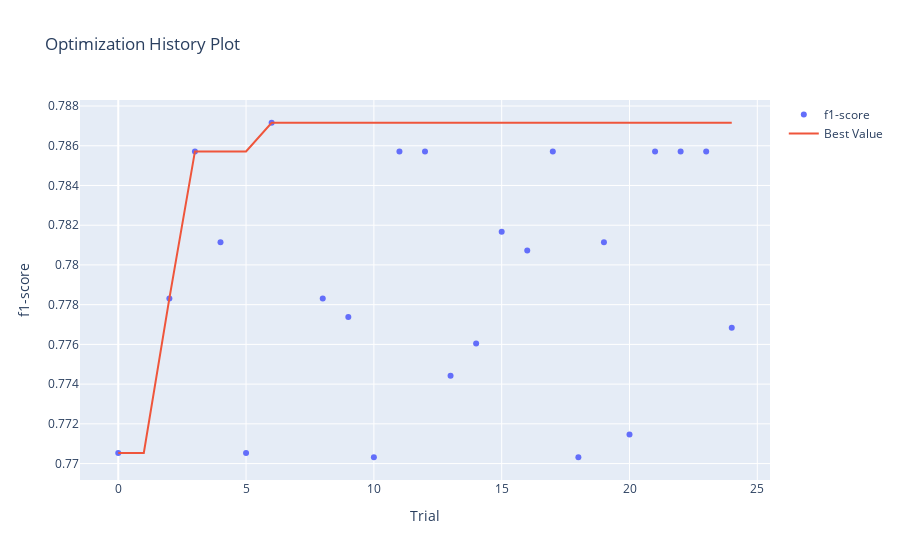

The notebook cell saved with this chart:
### Code cell
optuna.visualization.plot_optimization_history(study, target_name='f1-score')

### Figure 1 — Plotly figure (JSON) as saved in the notebook; plotly's stock layout.template omitted (floating-point values rounded to 4 significant figures)
{"data": [{"mode": "markers", "name": "f1-score", "type": "scatter", "x": [0, 1, 2, 3, 4, 5, 6, 7, 8, 9, 10, 11, 12, 13, 14, 15, 16, 17, 18, 19, 20, 21, 22, 23, 24], "y": [0.7705, null, 0.7783, 0.7857, 0.7811, 0.7705, 0.7872, null, 0.7783, 0.7774, 0.7703, 0.7857, 0.7857, 0.7744, 0.776, 0.7817, 0.7807, 0.7857, 0.7703, 0.7811, 0.7715, 0.7857, 0.7857, 0.7857, 0.7768]}, {"mode": "lines", "name": "Best Value", "type": "scatter", "x": [0, 1, 2, 3, 4, 5, 6, 7, 8, 9, 10, 11, 12, 13, 14, 15, 16, 17, 18, 19, 20, 21, 22, 23, 24], "y": [0.7705, 0.7705, 0.7783, 0.7857, 0.7857, 0.7857, 0.7872, 0.7872, 0.7872, 0.7872, 0.7872, 0.7872, 0.7872, 0.7872, 0.7872, 0.7872, 0.7872, 0.7872, 0.7872, 0.7872, 0.7872, 0.7872, 0.7872, 0.7872, 0.7872]}, {"marker": {"color": "#cccccc"}, "mode": "markers", "name": "Infeasible Trial", "showlegend": false, "type": "scatter", "x": [], "y": []}], "layout": {"title": {"text": "Optimization History Plot"}, "xaxis": {"title": {"text": "Trial"}}, "yaxis": {"title": {"text": "f1-score"}}}}
